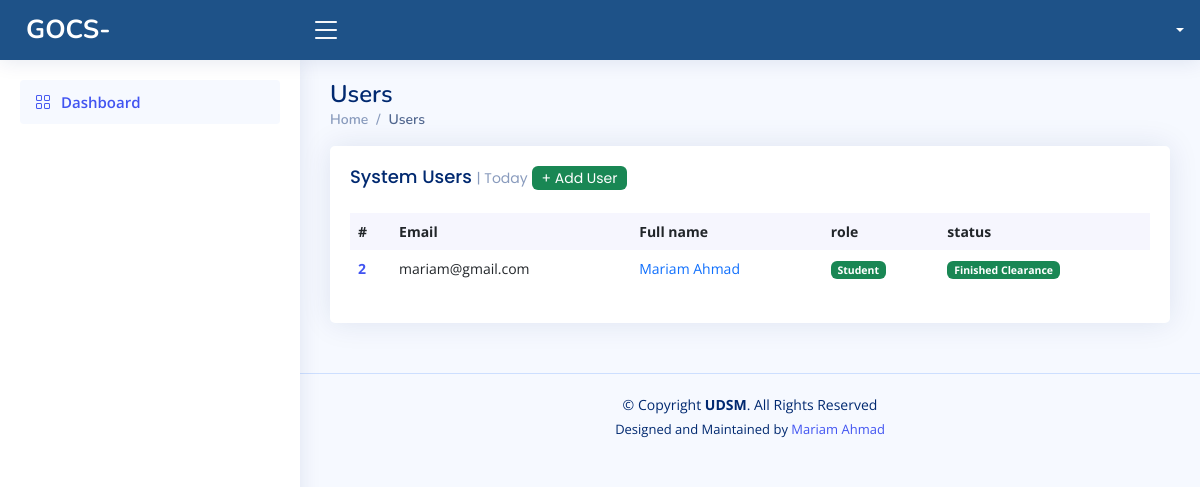
/modules/admin/status.php, run on an earlier commit of the app's database.
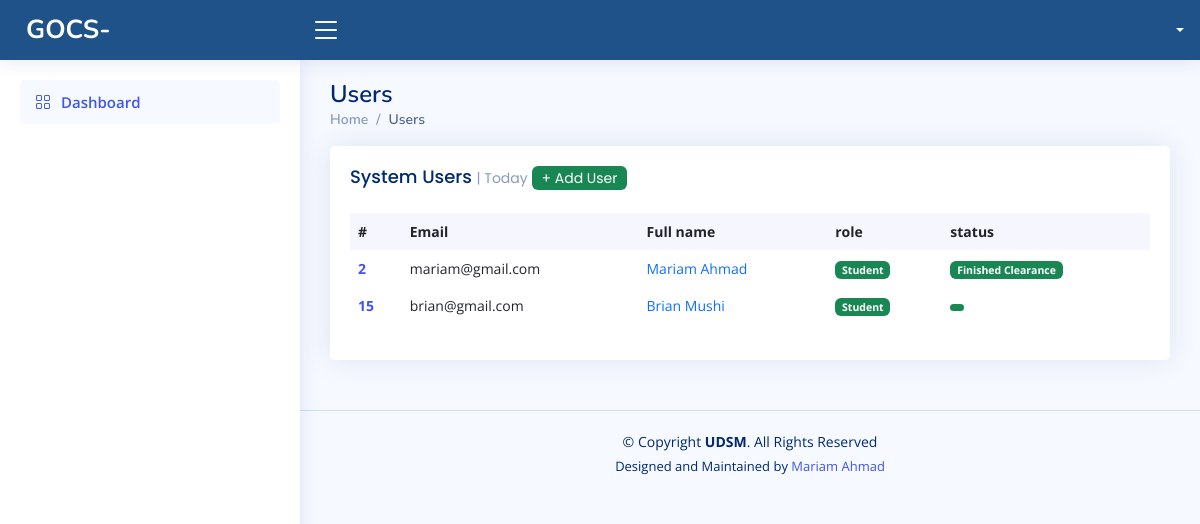
And on a later commit of the database.
### tables this page shows
CREATE TABLE `user` (
  `id` int(255) NOT NULL,
  `email` text NOT NULL,
  `fullname` text NOT NULL,
  `id_number` text NOT NULL,
  `role` text NOT NULL,
  `status` text NOT NULL,
  `password` text NOT NULL
);

### api/status.php (called while the page is built, shortened)
<?php
include '../../connection/index.php';
  $query="select * from user where role = '2'";
  $result4=mysqli_query($connect,$query);
 ?>

### modules/admin/status.php (the view, shortened to what this page needs)
<?php
include '../../api/status.php';
 ?>
<!DOCTYPE html>
<html lang="en">
<?php include "../../head/head.php"; ?>
<body>
  <?php include "../../header/header.php"; ?>
  <?php include "../../aside/index.php" ?>
  <main id="main" class="main">
    <div class="pagetitle">
      <h1>Users</h1>
      <nav>
        <ol class="breadcrumb">
          <li class="breadcrumb-item"><a href="../home.php">Home</a></li>
          <li class="breadcrumb-item active">Users</li>
        </ol>
      </nav>
    </div>
    <section class="section dashboard">
      <div class="row">
            <div class="col-12">
              <div class="card recent-sales overflow-auto">
                <div class="card-body">
                  <h5 class="card-title">System Users <span>| Today</span> <a href="add-user.php"><span class="badge bg-success text-white">+ Add User</span></a></h5>
                  <table class="table table-borderless datatable">
                    <thead>
                      <tr>
                        <th scope="col">#</th>
                        <th scope="col">Email</th>
                        <th scope="col">Full name</th>
                        <th scope="col">role</th>
                        <th scope="col">status</th>
                      </tr>
                    </thead>
                    <tbody>
                    <?php
                                                    while($rows4=$result4->fetch_assoc())
                                                         {
                                                       ?>
                      <tr>
                        <th scope="row"><a href="#"><?php echo $rows4['id'];?></a></th>
                        <td><?php echo $rows4['email'];?></td>
                        <td><a href="#" class="text-primary"><?php echo $rows4['fullname'];?></a></td>
                        <td><span class="badge bg-success"><?php  if ($rows4['role'] == '2') {
                          echo 'Student';
                        }
                        ?></span></td>
                        <td><span class="badge bg-success">
                          <?php
                        $id = $rows4['id'];
                        $query = "SELECT percent FROM clearance WHERE Student_id = '$id'";
$result = mysqli_query($connect, $query);
$row = mysqli_fetch_assoc($result);
$currentValue = $row['percent'];
if($currentValue == 12) {
  echo 'Finished Clearance';
} else {
  'Pending';
}
                        ?></span></td>
                      </tr>
                      <?php
                                                     }
                                                     ?>
                    </tbody>
                  </table>
                </div>
              </div>
            </div>
          </div>
    </section>
  </main>
  <?php include "../../footer/index.php"; ?>
  <?php include "../../js/index.php"; ?>
</body>
</html>

What changed in the data, as far as the page shows it:
added user: id "15", email "brian@gmail.com", fullname "Brian Mushi", role "Student"
